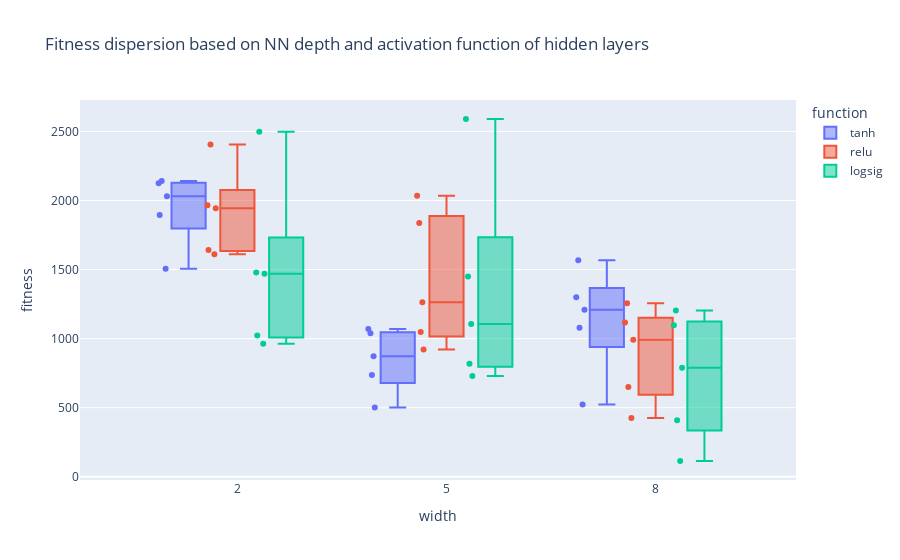

Notebook cell for this chart:
### Code cell
fig = px.box(df, y="fitness", x=label, color="function", points="all", orientation='v',
             title="Fitness dispersion based on NN depth and activation function of hidden layers")
fig.show()

### Figure 1 — Plotly figure (JSON) as saved in the notebook; plotly's stock layout.template omitted (floating-point values rounded to 4 significant figures)
{"data": [{"alignmentgroup": "True", "boxpoints": "all", "hovertemplate": "function=tanh<br>width=%{x}<br>fitness=%{y}<extra></extra>", "legendgroup": "tanh", "marker": {"color": "#636efa"}, "name": "tanh", "notched": false, "offsetgroup": "tanh", "orientation": "v", "showlegend": true, "type": "box", "x": ["2", "2", "2", "2", "2", "5", "5", "5", "5", "5", "8", "8", "8", "8", "8"], "x0": " ", "xaxis": "x", "y": [1505.0, 2140.0, 1894.0, 2031.0, 2124.0, 1070.0, 872.3, 502.1, 737.5, 1039.0, 1079.0, 1568.0, 1300.0, 523.9, 1209.0], "y0": " ", "yaxis": "y"}, {"alignmentgroup": "True", "boxpoints": "all", "hovertemplate": "function=relu<br>width=%{x}<br>fitness=%{y}<extra></extra>", "legendgroup": "relu", "marker": {"color": "#EF553B"}, "name": "relu", "notched": false, "offsetgroup": "relu", "orientation": "v", "showlegend": true, "type": "box", "x": ["2", "2", "2", "2", "2", "5", "5", "5", "5", "5", "8", "8", "8", "8", "8"], "x0": " ", "xaxis": "x", "y": [1945.0, 2406.0, 1610.0, 1966.0, 1642.0, 2034.0, 1048.0, 920.5, 1838.0, 1263.0, 1117.0, 992.2, 425.3, 649.8, 1256.0], "y0": " ", "yaxis": "y"}, {"alignmentgroup": "True", "boxpoints": "all", "hovertemplate": "function=logsig<br>width=%{x}<br>fitness=%{y}<extra></extra>", "legendgroup": "logsig", "marker": {"color": "#00cc96"}, "name": "logsig", "notched": false, "offsetgroup": "logsig", "orientation": "v", "showlegend": true, "type": "box", "x": ["2", "2", "2", "2", "2", "5", "5", "5", "5", "5", "8", "8", "8", "8", "8"], "x0": " ", "xaxis": "x", "y": [1478.0, 1023.0, 962.7, 1470.0, 2497.0, 1449.0, 818.0, 1105.0, 730.0, 2590.0, 1098.0, 1203.0, 788.7, 409.0, 114.2], "y0": " ", "yaxis": "y"}], "layout": {"boxmode": "group", "legend": {"title": {"text": "function"}, "tracegroupgap": 0}, "title": {"text": "Fitness dispersion based on NN depth and activation function of hidden layers"}, "xaxis": {"anchor": "y", "domain": [0, 1], "title": {"text": "width"}}, "yaxis": {"anchor": "x", "domain": [0, 1], "title": {"text": "fitness"}}}}
